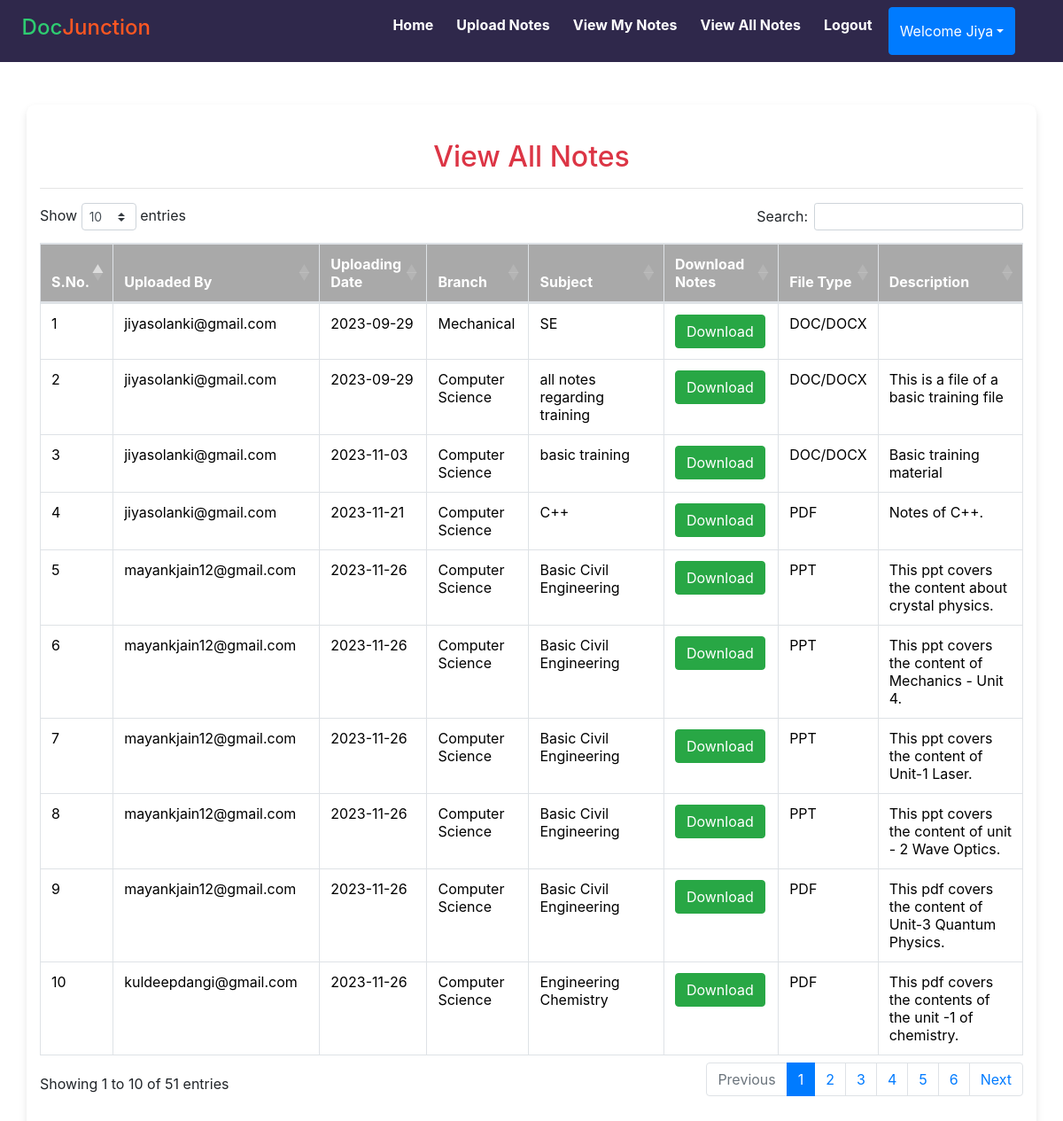
/view_all_notes (signed in), run on the app's committed database.
### notes/models.py (models this page shows, shortened)
class Notes(models.Model):
    user = models.ForeignKey(User,on_delete=models.CASCADE)
    uploadingdate = models.CharField(max_length=30)
    branch = models.CharField(max_length=30)
    subject = models.CharField(max_length=30)
    notesfile = models.FileField(null=True)
    filetype = models.CharField(max_length=30, null=True)
    description = models.TextField(max_length=200, null=True)
    status = models.CharField(max_length=15)

### notes/views.py (the view)
# urls.py: path('view_all_notes', view_all_notes, name='view_all_notes'),
def view_all_notes(request):
    if not request.user.is_authenticated:
        return redirect('login')
    query = request.GET.get('query')
    if query:
        notes = Notes.objects.filter(
            Q(branch__icontains=query) | Q(subject__icontains=query) | Q(description__icontains=query)
        ).filter(status="Accept")  # Exclude notes with status other than "Accept"
    else:
        notes = Notes.objects.filter(status="Accept")
    d = {'notes': notes}
    return render(request, 'view_all_notes.html', d)

### notes/templates/view_all_notes.html (shortened to what this page needs)
{% extends 'usernavigation.html'%}
{% load static %}
{% block body %}
<link rel="stylesheet" href="https://cdnjs.cloudflare.com/ajax/libs/twitter-bootstrap/4.5.2/css/bootstrap.css">
<link rel="stylesheet" href="https://cdn.datatables.net/1.11.3/css/dataTables.bootstrap4.min.css">
<div class="container mt-5">
	<h2 class="text-center text-danger">View All Notes</h2>
	<hr>
	<table class="table table-bordered" id="example">
		<thead>
			<tr>
				<th>S.No.</th>
				<th>Uploaded By</th>
				<th>Uploading Date</th>
				<th>Branch</th>
				<th>Subject</th>
				<th>Download Notes</th>
				<th>File Type</th>
				<th>Description</th>
			</tr>
			</thead>
		    <tbody>
			{% for i in notes %}
			<tr>
				<td>{{forloop.counter}}</td>
				<td>{{i.user.username}}</td>
				<td>{{i.uploadingdate}}</td>
				<td>{{i.branch}}</td>
				<td>{{i.subject}}</td>
				<td><a href="{{i.notesfile.url}}" class="btn btn-success" download> Download </a></td>
				<td>{{i.filetype}}</td>
				<td>{{i.description}}</td>
			</tr>
			{% endfor %}
		</tbody>
	</table>
</div>
{% endblock %}

### notes/templates/usernavigation.html (shortened to what this page needs)
<html lang="en">
<head>
  {% load static %}
  <link rel="stylesheet" href="https://maxcdn.bootstrapcdn.com/bootstrap/4.3.1/css/bootstrap.min.css">
  <link rel="stylesheet" href="https://use.fontawesome.com/releases/v5.6.3/css/all.css"></head>
  <link rel="stylesheet" href="{% static 'css/mystyle.css' %}">
<body>
<nav class="navbar navbar-expand-sm justify-content-between" style="background-color:  #2F284B">
  <ul class="navbar-nav">
    <h4 style="padding: 1%; margin-right: 30%">
  <span style="color:  #2ECC71">Doc</span><span style="color:  #FF5722">Junction</span>
</h4>
    <li class="navbar-item"><a class="nav-link" href="{% url 'profile' %}">Home</a></li>
    <li class="navbar-item"><a class="nav-link" href="{% url 'upload_notes' %}">Upload Notes</a></li>
    <li class="navbar-item"><a class="nav-link" href="{% url 'view_mynotes' %}">View My Notes</a></li>
    <li class="navbar-item"><a class="nav-link" href="{% url 'view_all_notes' %}">View All Notes</a></li>
    <li class="navbar-item"><a class="nav-link" href="{% url 'logout' %}">Logout</a></li>
  <div class="btn-group">
      <button type="button" class="btn btn-primary dropdown-toggle" data-toggle="dropdown">Welcome {{request.user.first_name}}</button>
  </div>
  </ul>
</nav>
</body>
</html>
{% block body %}
{% endblock %}

### notes/static/css/mystyle.css (style rules this page uses)
.nav-link { color: black; }
.navbar-nav { white-space: nowrap; }
.navbar-item { display: inline-block; margin-right: 10px; }
.nav-link { padding: 8px 12px; color: white; font-weight: bold; border-radius: 10px; }

### notes/templates/view_all_notes.html (style rules this page uses)
.container { padding: 40px; border-radius: 10px; background-color: #FFFFFF; box-shadow: 0 4px 8px rgba(0, 0, 0, 0.1); }
.text-danger { color: #FF5722; }
table { background-color:white; width: 100%; margin-top: 20px; }
table th { background-color: darkgrey; color: #FFFFFF; }
table td { color: black; }
.btn-success { background-color: #2ECC71; border-color: #2ECC71; }

### data on the page
Notes: user.username "jiyasolanki@gmail.com", uploadingdate "2023-09-29", branch "Mechanical", subject "SE", filetype "DOC/DOCX"
Notes: user.username "jiyasolanki@gmail.com", uploadingdate "2023-09-29", branch "Computer Science", subject "all notes regarding training", filetype "DOC/DOCX", description "This is a file of a basic training file"
Notes: user.username "jiyasolanki@gmail.com", uploadingdate "2023-11-03", branch "Computer Science", subject "basic training", filetype "DOC/DOCX", description "Basic training material"
Notes: user.username "jiyasolanki@gmail.com", uploadingdate "2023-11-21", branch "Computer Science", subject "C++", filetype "PDF", description "Notes of C++."
Notes: user.username "mayankjain12@gmail.com", uploadingdate "2023-11-26", branch "Computer Science", subject "Basic Civil Engineering", filetype "PPT", description "This ppt covers the content about crystal physics."
Notes: user.username "mayankjain12@gmail.com", uploadingdate "2023-11-26", branch "Computer Science", subject "Basic Civil Engineering", filetype "PPT", description "This ppt covers the content of Mechanics - Unit 4."
Notes: user.username "mayankjain12@gmail.com", uploadingdate "2023-11-26", branch "Computer Science", subject "Basic Civil Engineering", filetype "PPT", description "This ppt covers the content of Unit-1 Laser."
Notes: user.username "mayankjain12@gmail.com", uploadingdate "2023-11-26", branch "Computer Science", subject "Basic Civil Engineering", filetype "PPT", description "This ppt covers the content of unit - 2 Wave Optics."
Notes: user.username "mayankjain12@gmail.com", uploadingdate "2023-11-26", branch "Computer Science", subject "Basic Civil Engineering", filetype "PDF", description "This pdf covers the content of Unit-3 Quantum Physics."
Notes: user.username "kuldeepdangi@gmail.com", uploadingdate "2023-11-26", branch "Computer Science", subject "Engineering Chemistry", filetype "PDF", description "This pdf covers the contents of the unit -1 of chemistry."

### other printed values
{{ request.user.first_name }} "Jiya"
